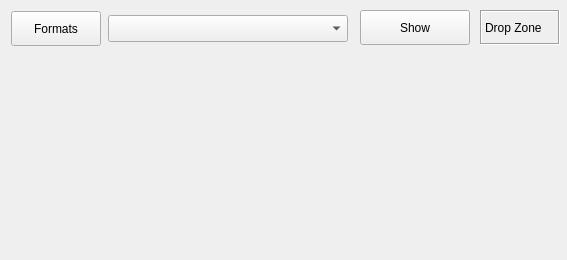
<ui version="4.0" >
 <author></author>
 <comment></comment>
 <exportmacro></exportmacro>
 <class>frmMain</class>
 <widget class="QFrame" name="frmMain" >
  <property name="geometry" >
   <rect>
    <x>0</x>
    <y>0</y>
    <width>567</width>
    <height>260</height>
   </rect>
  </property>
  <property name="windowTitle" >
   <string>Clipboard Viewer</string>
  </property>
  <widget class="QPushButton" name="btnFormats" >
   <property name="geometry" >
    <rect>
     <x>11</x>
     <y>11</y>
     <width>90</width>
     <height>35</height>
    </rect>
   </property>
   <property name="text" >
    <string>Formats</string>
   </property>
  </widget>
  <widget class="QComboBox" name="cmbFormats" >
   <property name="geometry" >
    <rect>
     <x>108</x>
     <y>15</y>
     <width>240</width>
     <height>27</height>
    </rect>
   </property>
  </widget>
  <widget class="QPushButton" name="btnShow" >
   <property name="geometry" >
    <rect>
     <x>360</x>
     <y>10</y>
     <width>110</width>
     <height>35</height>
    </rect>
   </property>
   <property name="text" >
    <string>Show</string>
   </property>
  </widget>
  <widget class="Q3TextEdit" name="txtResults" >
   <property name="geometry" >
    <rect>
     <x>10</x>
     <y>50</y>
     <width>551</width>
     <height>201</height>
    </rect>
   </property>
   <property name="textFormat" >
    <enum>Qt::LogText</enum>
   </property>
  </widget>
  <widget class="QLabel" name="lblDropZone" >
   <property name="geometry" >
    <rect>
     <x>480</x>
     <y>10</y>
     <width>80</width>
     <height>35</height>
    </rect>
   </property>
   <property name="sizePolicy" >
    <sizepolicy>
     <hsizetype>5</hsizetype>
     <vsizetype>0</vsizetype>
     <horstretch>0</horstretch>
     <verstretch>0</verstretch>
    </sizepolicy>
   </property>
   <property name="acceptDrops" >
    <bool>true</bool>
   </property>
   <property name="frameShape" >
    <enum>QFrame::Box</enum>
   </property>
   <property name="frameShadow" >
    <enum>QFrame::Sunken</enum>
   </property>
   <property name="text" >
    <string>Drop Zone</string>
   </property>
   <property name="textFormat" >
    <enum>Qt::PlainText</enum>
   </property>
  </widget>
 </widget>
 <layoutdefault spacing="6" margin="11" />
 <pixmapfunction>qPixmapFromMimeSource</pixmapfunction>
 <customwidgets>
  <customwidget>
   <class>Q3TextEdit</class>
   <extends></extends>
   <header>q3textedit.h</header>
   <container>0</container>
   <pixmap></pixmap>
  </customwidget>
 </customwidgets>
 <resources/>
 <connections/>
</ui>
